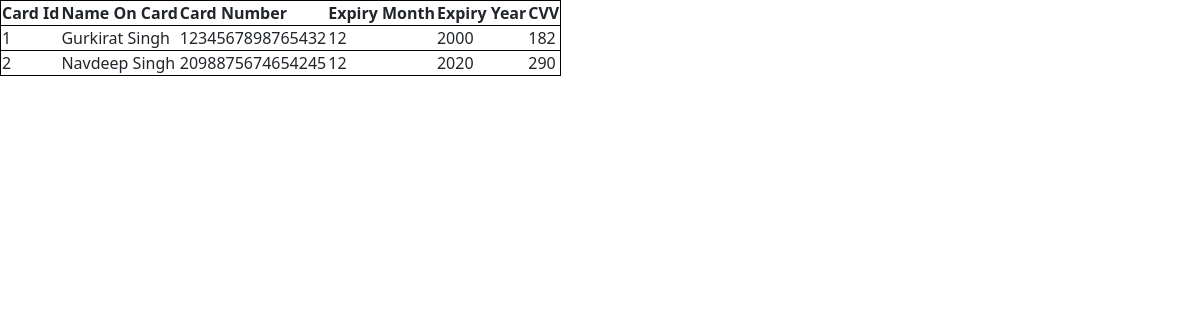
Page /api/cardView/ on the committed database.
### Trip/models.py (models this page shows, shortened)
class CardDetails(models.Model):
    nameOnCard = models.CharField(max_length=100)
    cardNumber = models.CharField(max_length=16)
    expiryMonth = models.CharField(max_length=2)
    expiryYear = models.CharField(max_length=4)
    cvv = models.CharField(max_length=3)

### Trip/views.py (the view)
# urls.py: path('cardView/',views.viewCards, name='cardView'),
def viewCards(request):
   if request.method == 'GET':
    items = CardDetails.objects.all()
    perpage = request.GET.get('perpage', default=2)
    page = request.GET.get('page', default = 1)
    paginator = Paginator(items, per_page=perpage)
    try:
       items = paginator.page(number=page)
    except EmptyPage:
       items = []
    totalPages = items.paginator.num_pages
    itemData = {
       'items': items,
       'lastpage': totalPages,
       'totalPageList': [n+1 for n in range(totalPages)],
    }
   return render(request, "cardView.html", itemData)

### Trip/templates/cardView.html (shortened to what this page needs)
{% load django_bootstrap5 %}
{% bootstrap_css %}
<!DOCTYPE html>
<html lang="en">
<head>
</head>
<body>
    <table style="border: 1px solid black;">
        <th>Card Id</th>
        <th>Name On Card</th>
        <th>Card Number</th>
        <th>Expiry Month</th>
        <th>Expiry Year</th>
        <th>CVV</th>
        {% for item in items %}
        <tr style="border: 1px solid black;">
           <td>{{item.id}}</td>
           <td>{{item.nameOnCard}}</td>
           <td>{{item.cardNumber}}</td>
           <td>{{item.expiryMonth}}</td>
           <td>{{item.expiryYear}}</td>
           <td>{{item.cvv}}</td>
        </tr>
        {% endfor %}
    </table>
</body>
</html>

### rows in the picture
CardDetails: id "1", nameOnCard "Gurkirat Singh", cardNumber "1234567898765432", expiryMonth "12", expiryYear "2000", cvv "182"
CardDetails: id "2", nameOnCard "Navdeep Singh", cardNumber "2098875674654245", expiryMonth "12", expiryYear "2020", cvv "290"
